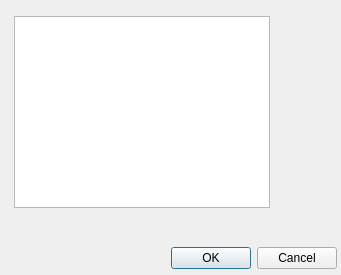
<?xml version="1.0" encoding="UTF-8"?>
<ui version="4.0">
 <class>StringList</class>
 <widget class="QDialog" name="StringList">
  <property name="geometry">
   <rect>
    <x>0</x>
    <y>0</y>
    <width>341</width>
    <height>275</height>
   </rect>
  </property>
  <property name="windowTitle">
   <string>Dialog</string>
  </property>
  <layout class="QVBoxLayout" name="verticalLayout_2">
   <property name="spacing">
    <number>0</number>
   </property>
   <property name="leftMargin">
    <number>4</number>
   </property>
   <property name="topMargin">
    <number>6</number>
   </property>
   <property name="rightMargin">
    <number>4</number>
   </property>
   <property name="bottomMargin">
    <number>6</number>
   </property>
   <item>
    <layout class="QVBoxLayout" name="mainLayout">
     <property name="spacing">
      <number>4</number>
     </property>
     <item>
      <widget class="QFrame" name="centralFrame">
       <property name="frameShape">
        <enum>QFrame::NoFrame</enum>
       </property>
       <property name="frameShadow">
        <enum>QFrame::Plain</enum>
       </property>
       <widget class="QListWidget" name="listWidget">
        <property name="geometry">
         <rect>
          <x>10</x>
          <y>10</y>
          <width>256</width>
          <height>192</height>
         </rect>
        </property>
       </widget>
      </widget>
     </item>
     <item>
      <widget class="QDialogButtonBox" name="buttonBox">
       <property name="standardButtons">
        <set>QDialogButtonBox::Cancel|QDialogButtonBox::Ok</set>
       </property>
       <property name="centerButtons">
        <bool>false</bool>
       </property>
      </widget>
     </item>
    </layout>
   </item>
  </layout>
 </widget>
 <resources/>
 <connections/>
</ui>
